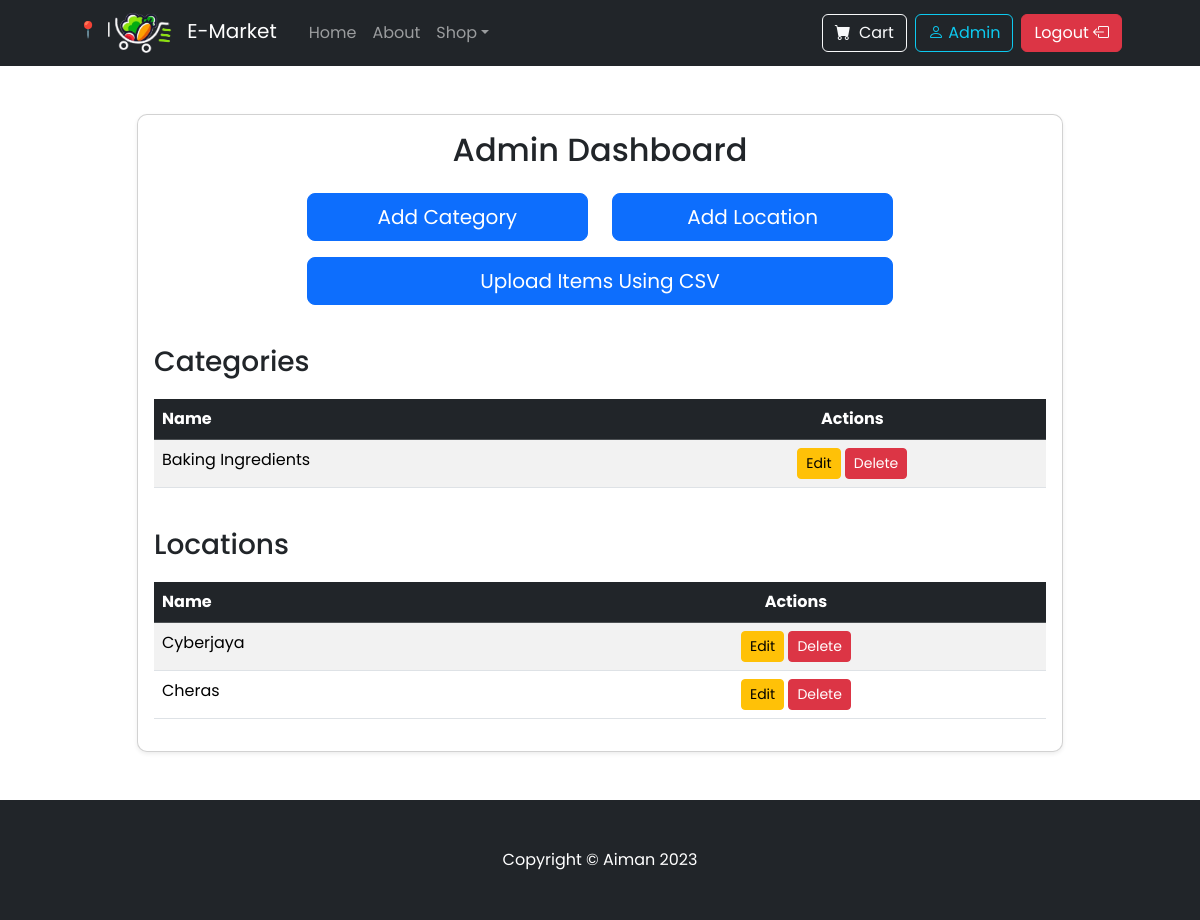
Before: /adminapp/admin_dashboard/ (signed in) with the older database file.
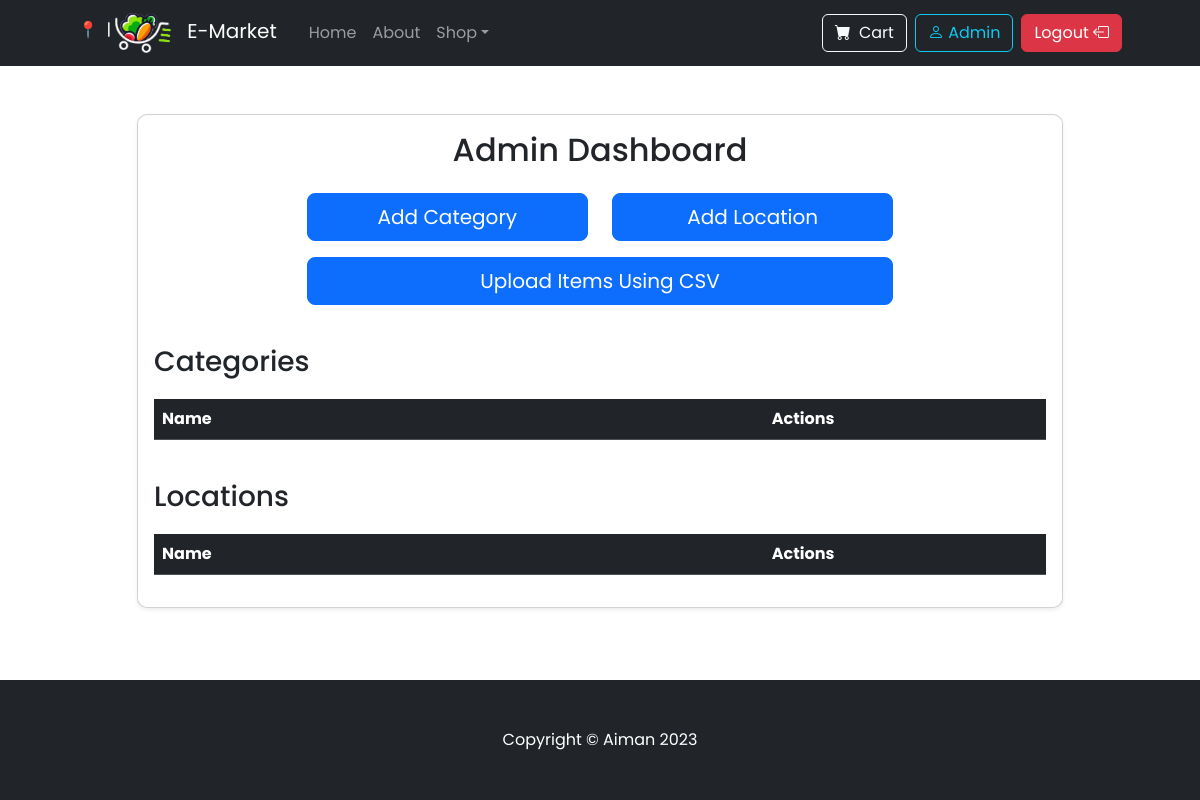
After: the same page with the newer database file.
### authentication/models.py (models this page shows, shortened)
class CustomUser(AbstractUser):
    ROLE_CHOICES = (
        ('buyer', 'Buyer'),
        ('seller', 'Seller'),
        ('delivery service', 'Delivery service'),
    )
    role = models.CharField(max_length=20, choices=ROLE_CHOICES, default='buyer')
    location = models.ForeignKey(Location, on_delete=models.SET_NULL, null=True, blank=True)
    covered_locations = models.ManyToManyField(Location, related_name='sellers', blank=True)
    address = models.CharField(max_length=255, null=True, blank=True)

class Location(models.Model):
    name = models.CharField(max_length=35)

### items/models.py (models this page shows, shortened)
class Category(models.Model):
    name = models.CharField(max_length=30)
    class Meta:
        verbose_name_plural = "Categories"

### adminapp/views.py (the view)
# urls.py: path('admin_dashboard/', views.admin_dashboard, name='admin_dashboard'),
@login_required(login_url="login")
def admin_dashboard(request):
    categories = Category.objects.all()
    locations = Location.objects.all()
    return render(request, 'adminapp/admin_dashboard.html', {
        'categories': categories,
        'locations': locations,
    })

### adminapp/templates/adminapp/admin_dashboard.html (shortened to what this page needs)
{% extends "items/base.html" %}
{% block content %}
<section class="admin-section py-5">
    <div class="container">
        <div class="row justify-content-center">
            <div class="col-md-10">
                <div class="card shadow-sm border-1">
                    <div class="card-body">
                        <h2 class="card-title text-center mb-4">Admin Dashboard</h2>
                        <div class="row justify-content-center">
                            <div class="col-6 col-md-4 mb-3">
                                <a href="{% url 'adminapp:add_category' %}" class="btn btn-primary btn-lg btn-block w-100">Add Category</a>
                            </div>
                            <div class="col-6 col-md-4 mb-3">
                                <a href="{% url 'adminapp:add_location' %}" class="btn btn-primary btn-lg btn-block w-100">Add Location</a>
                            </div>
                            <div class="col-12 col-md-8 mb-3">
                                <a href="{% url 'uploadcsv:upload_csv' %}" class="btn btn-primary btn-lg btn-block w-100">Upload Items Using CSV</a>
                            </div>
                        </div>
                        <h3 class="mt-4">Categories</h3>
                        <div class="table-responsive">
                            <table class="table table-striped table-hover">
                                <thead class="table-dark">
                                    <tr>
                                        <th>Name</th>
                                        <th class="text-center">Actions</th>
                                    </tr>
                                </thead>
                                <tbody>
                                    {% for category in categories %}
                                        <tr>
                                            <td>{{ category.name }}</td>
                                            <td class="text-center">
                                                <a href="{% url 'adminapp:edit_category' category.id %}" class="btn btn-sm btn-warning">Edit</a>
                                                <a href="{% url 'adminapp:delete_category' category.id %}" class="btn btn-sm btn-danger" onclick="return confirm('Are you sure you want to delete this category?');">Delete</a>
                                            </td>
                                        </tr>
                                    {% endfor %}
                                </tbody>
                            </table>
                        </div>
                        <h3 class="mt-4">Locations</h3>
                        <div class="table-responsive">
                            <table class="table table-striped table-hover">
                                <thead class="table-dark">
                                    <tr>
                                        <th>Name</th>
                                        <th class="text-center">Actions</th>
                                    </tr>
                                </thead>
                                <tbody>
                                    {% for location in locations %}
                                        <tr>
                                            <td>{{ location.name }}</td>
                                            <td class="text-center">
                                                <a href="{% url 'adminapp:edit_location' location.id %}" class="btn btn-sm btn-warning">Edit</a>
                                                <a href="{% url 'adminapp:delete_location' location.id %}" class="btn btn-sm btn-danger" onclick="return confirm('Are you sure you want to delete this location?');">Delete</a>
                                            </td>
                                        </tr>
                                    {% endfor %}
                                </tbody>
                            </table>
                        </div>
                    </div>
                </div>
            </div>
        </div>
    </div>
</section>
{% endblock content %}

### items/templates/items/base.html (shortened to what this page needs)
{% load static %}
<!DOCTYPE html>
<html lang="en">
<head>
    {% block stylesheets %}
    <link href="https://cdn.jsdelivr.net/npm/bootstrap-icons@1.5.0/font/bootstrap-icons.css" rel="stylesheet" />
    <link href="https://cdn.jsdelivr.net/npm/bootstrap@5.3.2/dist/css/bootstrap.min.css" rel="stylesheet">
    <link rel="stylesheet" type="text/css" href="{% static 'admin/style.css' %}">
    <link rel="stylesheet" href="https://use.fontawesome.com/releases/v5.1.1/css/all.css">
    <link href="{% static 'fontawesomefree/css/fontawesome.css' %}" rel="stylesheet" type="text/css">
    <link href="{% static 'fontawesomefree/css/brands.css' %}" rel="stylesheet" type="text/css">
    <link href="{% static 'fontawesomefree/css/solid.css' %}" rel="stylesheet" type="text/css">
    {% endblock stylesheets %}
</head>
<body class="d-flex flex-column min-vh-100">
    {% block navigation %}
    <nav class="navbar navbar-expand-lg navbar-dark bg-dark">
        <div class="container px-4 px-lg-5">
            {% if user.is_authenticated %}
            <div class="d-none d-lg-block me-auto">
                <span id="user-location-desktop" class="location-text-desktop">📍&nbsp;{{ user.location|default:"" }}&nbsp;|&nbsp;</span>
            </div>
            {% endif %}
            <a class="navbar-brand mx-auto" href="{% url "items:index" %}">
                <img src="{% static 'admin/logowhite1.png' %}" alt="E-Market Logo" style="height: 40px; margin-right: 10px;"> E-Market
            </a>
            <div class="collapse navbar-collapse justify-content-end" id="navbarSupportedContent">
                <ul class="navbar-nav me-auto mb-2 mb-lg-0 ms-lg-4">
                    <li class="nav-item"><a class="nav-link" aria-current="page" href="{% url "items:index" %}">Home</a></li>
                    <li class="nav-item"><a class="nav-link" href="{% url 'items:about' %}">About</a></li>
                    <li class="nav-item dropdown">
                        <a class="nav-link dropdown-toggle" id="navbarDropdown" href="#" role="button" data-bs-toggle="dropdown" aria-expanded="false">Shop</a>
                    </li>
                </ul>
                {% if user.is_authenticated %}
                <div class="d-none d-lg-flex ms-auto">
                    <a href="{% url "cart:cart" %}" class="btn btn-outline-light me-2">
                        <i class="bi-cart-fill me-1"></i>
                        Cart
                    </a>
                    <a class="btn btn-outline-info me-2" href="{% url "user_profile:user_profile" %}"><i class="bi bi-person"></i>  {{user.username|capfirst}}</a>
                    <a class="btn btn-danger" href="{% url "logout" %}">Logout   <i class="bi bi-box-arrow-left"></i>
                    </a>
                </div>
                {% endif %}
            </div>
        </div>
    </nav>
    {% endblock navigation %}
    {% block content %}{% endblock content %}
    {% block footer %}
    <footer class="py-5 bg-dark mt-auto">
        <div class="container"><p class="m-0 text-center text-white">Copyright &copy; Aiman 2023</p></div>
    </footer>
    {% endblock footer %}
</body>
</html>

### items/templates/items/base.html (style rules this page uses)
body { font-family: "Poppins", sans-serif; }
h1, h2, h3, h4, h5, h6 { font-family: "Poppins", sans-serif; }
.location-text-desktop { color: #fff; display: inline-block; white-space: nowrap; overflow: hidden; text-overflow: ellipsis; max-width: 200px; }

### adminapp/templates/adminapp/admin_dashboard.html (style rules this page uses)
.card { border-radius: 10px; }
.table-responsive { margin-top: 20px; }

Changed rows visible on the page:
removed Category: name "Baking Ingredients"
removed Location: name "Cyberjaya"
removed Location: name "Cheras"
